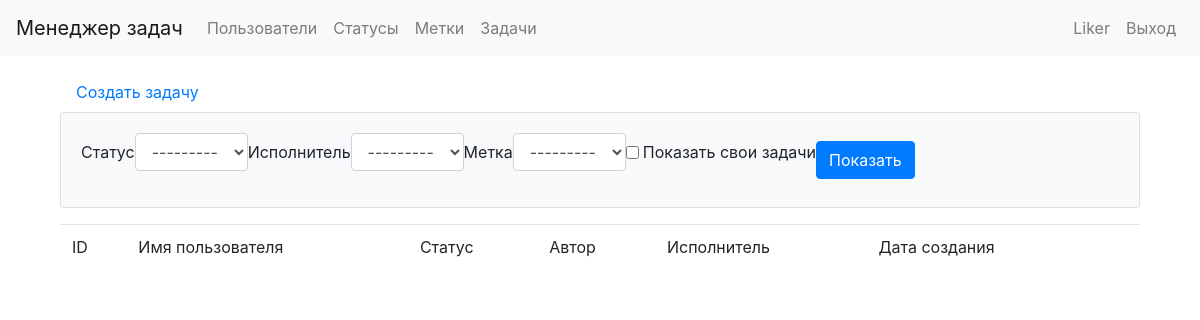
/tasks/ (signed in), run on an earlier commit of the app's database.
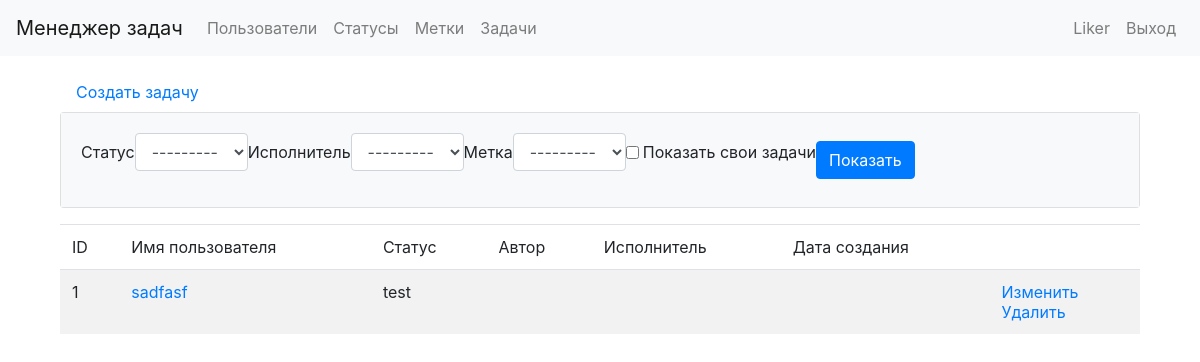
And on a later commit of the database.
### task_manager/tasks/models.py (models this page shows, shortened)
class Task(models.Model):
    name = models.CharField(
        max_length=MAX_LENGTH,
        unique=True,
        verbose_name=gettext_lazy('Name')
    )
    description = models.TextField(
        verbose_name=gettext_lazy('Description'),
        max_length=MAX_LENGTH_OF_DESCRIPTION,
        blank=True,
    )
    status = models.ForeignKey(
        Status,
        on_delete=models.PROTECT,
        verbose_name=gettext_lazy('Status'),
        blank=False,
    )
    author = models.ForeignKey(
        User,
        on_delete=models.CASCADE,
        verbose_name=gettext_lazy('Auhtor'),
        related_name='tasks_author',
    )
    executor = models.ForeignKey(
        User,
        verbose_name=gettext_lazy('Executor'),
        on_delete=models.PROTECT,
        blank=True,
        null=True,
        related_name='tasks_executor',
    )
    label = models.ManyToManyField(
        Label,
        verbose_name=gettext_lazy('Label'),
        blank=True,
        related_name='tasks',
        through='LabelTaskIntermediate',
        through_fields=('task', 'label'),
    )
    created_at = models.DateTimeField(
        auto_now_add=True,
        verbose_name=gettext_lazy('Date of create'),
    )
    class Meta:
        verbose_name = gettext_lazy('Task')
        ordering = ['id']

### task_manager/statuses/models.py (models this page shows)
class Status(models.Model):
    name = models.CharField(
        max_length=MAX_LENGTH,
        unique=True,
        verbose_name=gettext_lazy('Name')
    )
    created_at = models.DateTimeField(
        auto_now_add=True,
        verbose_name=gettext_lazy('Date of create'),
    )
    def __str__(self):
        return self.name
    class Meta:
        verbose_name = gettext_lazy('Status')
        ordering = ['id']

### task_manager/tasks/views.py (the view)
# urls.py: path('', TaskList.as_view(), name='list'),
class TaskList(LoginRequiredMixin, FilterView):
    model = Task
    template_name = TASK
    context_object_name = 'tasks'
    filterset_class = TaskFilter
    def get_context_data(self, **kwargs):
        context = super().get_context_data(**kwargs)
        context[TITLE] = LIST_TITLE
        context[BUTTON_TEXT] = SHOW
        return context

### task_manager/labels/models.py (called while the page is built)
    def __str__(self):
        return self.name

### task_manager/users/models.py (called while the page is built)
    def __str__(self):
        return self.get_full_name()

### task_manager/templates/tasks.html (shortened to what this page needs)
{% extends 'base.html' %}
{% load i18n %}
{% load bootstrap4 %}
{% block content %}
<div class="container wrapper">
    <a class="nav-link" href="{% url 'tasks:create' %}">Создать задачу</a>
    <div class="card mb-3">
        <div class="card-body bg-light">
            <form class="form-inline center my-auto" method="get">
                {% bootstrap_form filter.form form_group_class="form-group" field_class="ml-2 mr-3" %}
                {% bootstrap_button button_text button_type="submit" button_class="btn-primary" %}
            </form>
        </div>
    </div>
    <table class="table table-striped">
        <thead>
            <tr>
                <td>ID</td>
                <td>{% translate "User name" %}</td>
                <td>{% translate "Status" %}</td>
                <td>{% translate "Author" %}</td>
                <td>{% translate "Executor" %}</td>
                <td>{% translate "Date of creation" %}</td>
                <td></td>
            </tr>
        </thead>
        <tbody>
            {% for task in tasks %}
            <tr>
                <td>{{ task.id }}</td>
                <td>
                    <a href="{% url 'tasks:details' task.id %}">{{ task.name }}</a>
                </td>
                <td>{{ task.status }}</td>
                <td>{{ task.author }}</td>
                <td>{{ task.executor }}</td>
                <td>{{ task.date_joined }}</td>
                <td>
                    <a href="{% url 'tasks:change' task.id %}">{% translate "Change" %}</a>
                    <br>
                    <a href="{% url 'tasks:delete' task.id %}">{% translate "Delete" %}</a>
                </td>
            </tr>
            {% endfor %}
        </tbody>
    </table>
</div>
{% endblock %}

What changed in the data, as far as the page shows it:
added Task: id "1", name "sadfasf", status "test"
